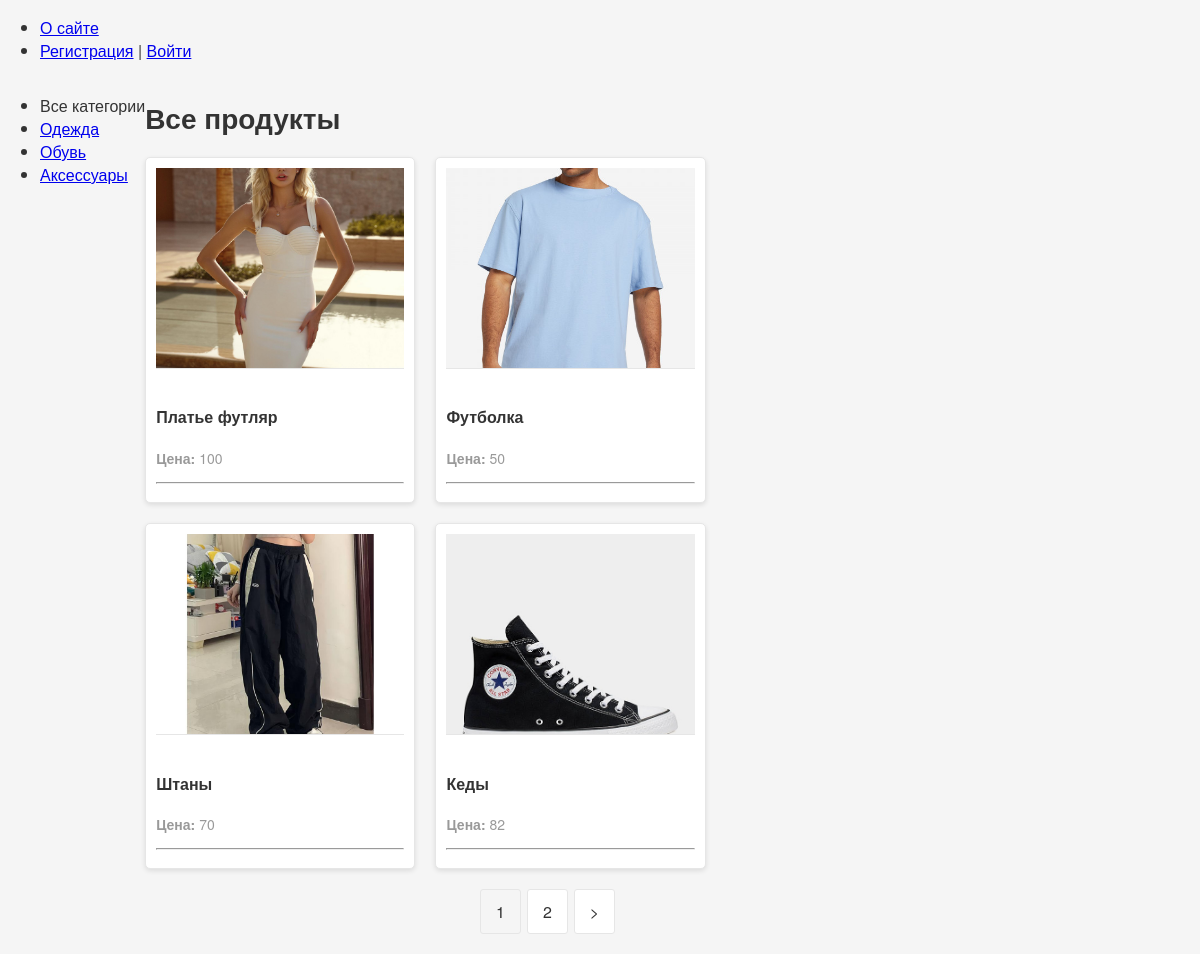
Screenshot of /products/ with the database file from the repository.
### store/models.py (models this page shows, shortened)
class Category(models.Model):
    name = models.CharField(max_length=50)
    slug = models.SlugField(max_length=255, unique=True, db_index=True, verbose_name="URL")
    def get_absolute_url(self):
        return reverse('cat_products', kwargs={'cat_slug': self.slug})

class Products(models.Model):
    name = models.CharField(max_length=60)
    price = models.IntegerField(default=0)
    category = models.ForeignKey(Category, on_delete=models.CASCADE, default=1)
    description = models.CharField(max_length=250, default='', blank=True, null=True)
    image = models.ImageField(upload_to='uploads/products/%Y/%m/%d/')
    quantity = models.IntegerField(default=0)
    slug = models.SlugField(max_length=255, unique=True, db_index=True, verbose_name="URL")

### store/views.py (the view)
# urls.py: path('products/', Product.as_view(), name='products'),
class Product(DataMixin, ListView):
    model = Products
    template_name = 'store/products.html'
    context_object_name = 'products'
    def get_queryset(self):
        cat_slug = self.kwargs.get('cat_slug')
        if cat_slug:
            return Products.objects.filter(category__slug=cat_slug)
        else:
            return Products.objects.all()
    def get_context_data(self, *, object_list=None, **kwargs):
        context = super().get_context_data(**kwargs)
        cat_slug = self.kwargs.get('cat_slug')
        if cat_slug:
            category = Category.objects.filter(slug=cat_slug).first()
            cat_selected = category.id if category else 0
            c_def = self.get_user_context(title='Категория - ' + str(category.name), cat_selected=cat_selected)
        else:
            c_def = self.get_user_context(title='Все продукты', cat_selected=0)
        context.update(c_def)
        return context

### store/utils.py (called while the page is built)
    def get_user_context(self, **kwargs):
        context = kwargs
        cats = Category.objects.annotate(Count('products'))
        user_menu = menu.copy()
        context['menu'] = user_menu
        context['cats'] = cats
        if 'cat_selected' not in context:
            context['cat_selected'] = 0
        return context

### store/templates/store/products.html
{% extends 'store/base.html' %}
{% block content %}
<h1>{{title}}</h1>
<ul class="product-list">
         {% for p in products %}
         <li>
                    <a href="{% url 'one_product' p.slug %}" class="product-title">
                        <img src="{{ p.image.url }}" class="product-image">
                    </a>
                   <h3> <a href="{% url 'one_product' p.slug %}" class="product-title">{{p.name}}</a></h3>
                    <p class="product-price"><strong>Цена:</strong> {{ p.price }}</p>
                   <hr>
         </li>
         {% endfor %}
</ul>
{% endblock %}

### store/templates/store/base.html (shortened to what this page needs)
{% load static %}
<!DOCTYPE html>
<html>
<head>
    <link rel="stylesheet" href="{% static 'store/css/styles.css' %}">
</head>
<body>
<table class="table-page" border="0" cellpadding="0" cellspacing="0">
    <tr>
        <td valign="top">
            {% block mainmenu %}
            <ul id="mainmenu" class="mainmenu">
                {% for m in menu %}
                <li><a href="{% url m.url_name %}">{{m.title}}</a></li>
                {% endfor %}
                {% if request.user.is_authenticated %}
                <li class="last"> {{user.username}} | <a href="{% url 'logout' %}">Выйти</a></li>
                {% else %}
                <li class="last"><a href="{% url 'register' %}">Регистрация</a> | <a href="{% url 'login' %}">Войти</a>
                </li>
                {% endif %}
            </ul>
            {% endblock mainmenu %}
            <table class="table-content" border=0 cellpadding="0" cellspacing="0">
                <tr>
                    <td valign="top" class="left-chapters">
                        <ul id="leftchapters">
                            {% if request.resolver_match.url_name == 'products' and cat_selected == 0 %}
                                <li class="selected">Все категории</li>
                            {% else %}
                                <li><a href="{% url 'products' %}">Все категории</a></li>
                            {% endif %}
                            {% for c in cats %}
                                {% if c.products__count > 0 %}
                                {% if c.pk == cat_selected %}
                                <li class="selected">{{c.name}}</li>
                                {% else %}
                                <li><a href="{{ c.get_absolute_url }}">{{c.name}}</a></li>
                                {% endif %}
                                {% endif %}
                            {% endfor %}
                        </ul>
                    </td>
                    <td valign="top" class="content">
                        <div class="content-text">
                            {% block content %}
                            {% endblock %}
                            {% if page_obj.has_other_pages %}
                            <nav class="pagination-nav">
                                <ul class="pagination">
                                    {% for p in page_obj.paginator.page_range %}
                                    {% if page_obj.number == p %}
                                    <li class="page-num page-num-selected">{{ p }}</li>
                                    {% elif p >= page_obj.number|add:-2 and p <= page_obj.number|add:2 %}
                                    <li class="page-num">
                                        <a href="?page={{ p }}" class="page-link">{{ p }}</a>
                                    </li>
                                    {% endif %}
                                    {% endfor %}
                                    {% if page_obj.has_next %}
                                    <li class="page-num">
                                        <a href="?page={{ page_obj.next_page_number }}" class="page-link">&gt;</a>
                                    </li>
                                    {% endif %}
                                </ul>
                            </nav>
                            {% endif %}
                        </div>
                    </td>
                </tr>
            </table>
        </td>
    </tr>
</body>
</html>

### store/static/store/css/styles.css (style rules this page uses)
body { font-family: 'Helvetica Neue', Helvetica, Arial, sans-serif; background-color: #f5f5f5; margin: 0; padding: 0; color: #333; }
h1 { font-size: 28px; color: #333; }
.product-list { list-style: none; margin: 0; padding: 0; display: flex; flex-wrap: wrap; gap: 20px; }
.product-list li { background-color: #fff; border: 1px solid #e6e6e6; border-radius: 5px; padding: 10px; width: calc(33.333% - 20px); box-shadow: 0 2px 5px rgba(0, 0, 0, 0.1); }
.product-image { width: 100%; height: 200px; object-fit: cover; border-bottom: 1px solid #e6e6e6; margin-bottom: 10px; }
.product-title { font-size: 16px; font-weight: bold; color: #333; margin: 0 0 10px; text-decoration: none; }
.product-price { font-size: 14px; color: #999; }
.pagination-nav { display: flex; justify-content: center; margin: 20px 0; }
.pagination { list-style: none; display: flex; padding: 0; margin: 0; }
.page-num { margin: 0 3px; }
.page-link { display: block; padding: 10px 15px; text-decoration: none; color: #333; background-color: #fff; border: 1px solid #e6e6e6; border-radius: 3px; transition: background-color 0.3s ease, color 0.3s ease; }
.page-num-selected { padding: 10px 15px; color: #333; background-color: #f5f5f5; border: 1px solid #e6e6e6; border-radius: 3px; }

### rows the page displays
Category: name "Одежда"
Category: name "Обувь"
Category: name "Аксессуары"
Products: image (picture), name "Платье футляр", price "100"
Products: image (picture), name "Футболка", price "50"
Products: image (picture), name "Штаны", price "70"
Products: image (picture), name "Кеды", price "82"

### other values shown
{{ m.title }} "О сайте"
{{ title }} "Все продукты"
{{ p }} "1"
{{ p }} "2"
